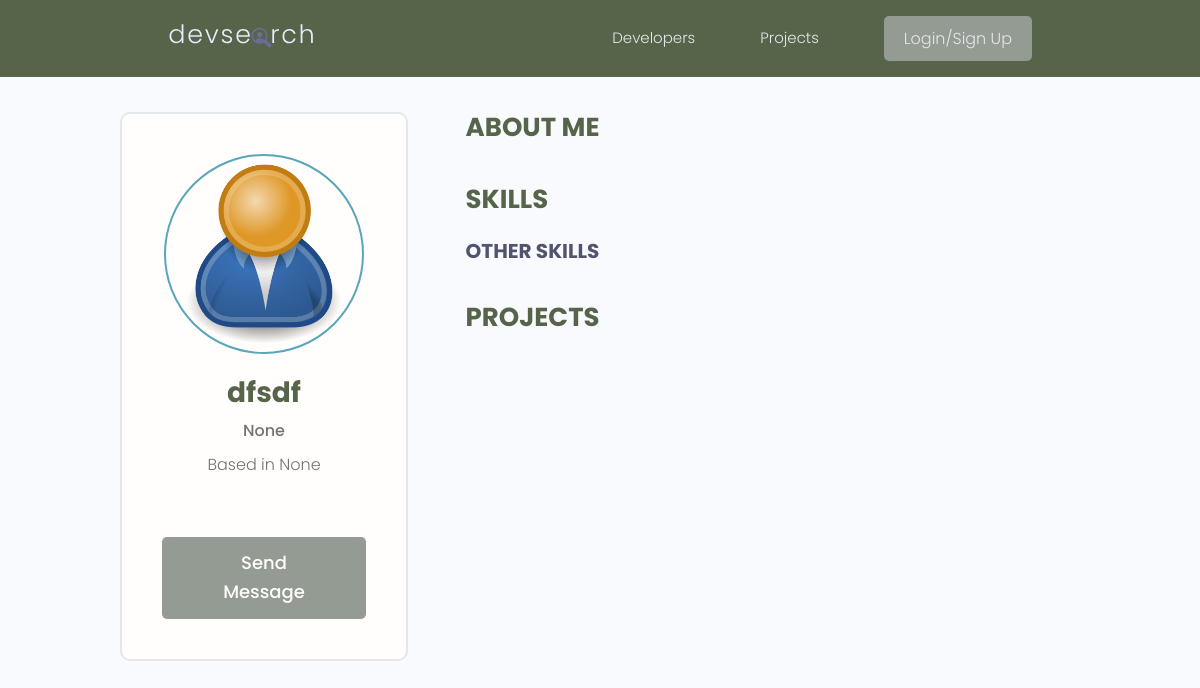
The page /profile/2a75f4e0-1611-4836-ba77-2b434d264408/ on the database its author committed.
### users/models.py (models this page shows, shortened)
class Profile(models.Model):
    user = models.OneToOneField(User, on_delete=models.CASCADE, null=True,
                                blank=True)  # Any time an user is deleted, the profile is deleted as well
    name = models.CharField(max_length=200, null=True, blank=True)
    email = models.EmailField(max_length=500, blank=True, null=True)
    username = models.CharField(max_length=200, null=True, blank=True)
    location = models.CharField(max_length=200, null=True, blank=True)
    short_intro = models.CharField(max_length=200, null=True, blank=True)
    bio = models.TextField(blank=True, null=True)
    profile_image = models.ImageField(null=True, blank=True, upload_to="profiles/", default="profiles/default.png")
    social_github = models.CharField(max_length=200, null=True, blank=True)
    social_linkedin = models.CharField(max_length=200, null=True, blank=True)
    social_twitter = models.CharField(max_length=200, null=True, blank=True)
    social_youtube = models.CharField(max_length=200, null=True, blank=True)
    social_website = models.CharField(max_length=200, null=True, blank=True)
    created = models.DateTimeField(auto_now_add=True)
    id = models.UUIDField(default=uuid.uuid4, unique=True, primary_key=True, editable=False)

### users/views.py (the view)
# urls.py: path('profile/<str:pk>/', views.userProfile, name="user-profile"),
def userProfile(request, pk):
    profile = Profile.objects.get(id=pk)
    topSkills = profile.skill_set.exclude(description__exact="")
    otherSkills = profile.skill_set.filter(description="")
    context = {'profile': profile, 'topSkills': topSkills, 'otherSkills': otherSkills}
    return render(request, 'users/user-profile.html', context)

### users/templates/users/user-profile.html (shortened to what this page needs)
{% extends 'main.html' %}
{% block content %}
    <main class="profile my-md">
        <div class="container">
            <div class="layout">
                <div class="column column--1of3">
                    <div class="card text-center">
                        <div class="card__body dev">
                            <img class="avatar avatar--xl" src={{ profile.profile_image.url }}/>
                            <h2 class="dev__name">{{ profile.name }}</h2>
                            <p class="dev__title">{{ profile.short_intro }}</p>
                            <p class="dev__location">Based in {{ profile.location }}</p>
                            <a href="#" class="btn btn--sub btn--lg"> Send Message </a>
                        </div>
                    </div>
                </div>
                <div class="column column--2of3">
                    <div class="devInfo">
                        <h3 class="devInfo__title">About Me</h3>
                    </div>
                    <div class="devInfo">
                        <h3 class="devInfo__title">Skills</h3>
                        <div class="devInfo__skills">
                            <h3 class="devInfo__subtitle">Other Skills</h3>
                        </div>
                    </div>
                    <div class="devInfo">
                        <h3 class="devInfo__title">Projects</h3>
                    </div>
                </div>
            </div>
        </div>
    </main>
{% endblock %}

### static/styles/app.css (style rules this page uses)
:root { --color-sub: #566449; }
.btn--sub { background-color: #939b93; }
.card { border: 2px solid var(--color-light); }
img { width: 100%; }
.profile .card > .dev { padding: 4rem; }
.dev__name { color: var(--color-sub); font-size: 2.8rem; font-weight: 700; margin-top: 1rem; margin-bottom: 0.5rem; }
.dev__title { font-size: 1.6rem; font-weight: 500; line-height: 1.3; }
.dev__location { margin-top: 1rem; }
.devInfo { margin-bottom: 3rem; }
.devInfo__title, .devInfo__subtitle { font-size: 2.6rem; color: var(--color-sub); text-transform: uppercase; font-weight: 700; margin-bottom: 1.5rem; }
.devInfo__subtitle { font-size: 2rem; color: var(--color-sub-light); }

### static/uikit/styles/modules/_variables.css (style rules this page uses)
:root { --color-main: #5aa5b9; --color-main-light: #e6faff; --color-sub: #3f4156; --color-sub-light: #51546e; --color-sub-lighter: #ededfd; --color-text: #737373; --color-gray: #8b8b8b; --color-light: #e5e7eb; --color-light-gray: #767676; --color-bg: #f8fafd; --color-white: #fffefd; --color-white-light: #f3f3f3; --color-success: #359e64; --color-success-bg: #def8e8; --color-error: #fc4b0b; --color-error-bg: #fff2ee; --font-base: 'Poppins', arial, helvetica, 'Segoe UI', roboto, ubuntu, sans-serif; --font-monospace: 'Fira Code', 'Courier New', courier, monospace; --font-regular: 300; --font-medium: 500; --font-bold: 700; --generic-shadow: 1px 1px 5px #00000010; --generic-transition: all 0.3s ease-in-out; }

### static/uikit/styles/modules/_base.css (style rules this page uses)
* { margin: 0; padding: 0; box-sizing: border-box; text-rendering: optimizeLegibility; color: inherit; font-size: inherit; }
html { font-size: 50%; }
@media only screen and (min-width: 480px) { html { font-size: 56.25%; } }
@media only screen and (min-width: 1200px) { html { font-size: 62.5%; } }
body { line-height: 1.6; font-weight: 400; font-size: 1.5rem; color: var(--color-text); background-color: var(--color-bg); min-height: 100vh; }

### static/uikit/styles/modules/_typography.css (style rules this page uses)
* { font-family: var(--font-base); }
h2 { font-size: 3.6rem; font-weight: var(--font-bold); }
h3 { font-size: 3.2rem; font-weight: var(--font-medium); }
p, span, strong { font-size: 1.6rem; color: var(--color-text); font-weight: var(--font-regular); }
a { padding-bottom: 2px; text-decoration: none; display: inline-block; color: var(--color-main); font-weight: var(--font-medium); }

### static/uikit/styles/modules/_utilities.css (style rules this page uses)
.container { width: 92%; max-width: 165rem; margin: 0 auto; box-sizing: border-box; }
@media screen and (min-width: 1000px) { .container { width: 90%; } }
@media screen and (min-width: 1200px) { .container { width: 80%; } }
.text-center { text-align: center; }
.my-md { margin: 3rem auto; }

### static/uikit/styles/modules/_avatar.css (style rules this page uses)
.avatar { border-radius: 50%; border: 2px solid var(--color-main); object-fit: cover; }
.avatar--xl { height: 20rem; width: 20rem; }

### static/uikit/styles/modules/_button.css (style rules this page uses)
.btn { display: inline-block; position: relative; cursor: pointer; background-color: var(--color-light); font-weight: var(--font-medium); color: var(--color-sub); text-decoration: none; padding: 1rem 2rem; border-radius: 0.5rem; border: none; width: -webkit-fit-content; width: -moz-fit-content; width: fit-content; height: -webkit-fit-content; height: -moz-fit-content; height: fit-content; font-size: 1.6rem; outline-width: 0; outline-color: transparent; -webkit-backface-visibility: hidden; backface-visibility: hidden; transition: all 0.3s ease-in-out; }
.btn--sub { background-color: var(--color-sub); color: var(--color-white); }
.btn--lg { font-size: 1.8rem; padding: 1.2rem 4.5rem; }

### static/uikit/styles/modules/_card.css (style rules this page uses)
.card { border-radius: 1rem; background-color: var(--color-white); border: 1.5px solid var(--color-light); width: auto; height: auto; margin-top: 0.5rem; margin-bottom: 0.5rem; overflow: hidden; }
.card__body, .card__header { padding: 2rem 2.5rem; }

### static/uikit/styles/modules/_layout.css (style rules this page uses)
.layout { display: flex; flex-flow: row wrap; justify-content: space-between; }
.layout > .column { margin-bottom: 3rem; }
.layout > .column.column--1of3 { flex-basis: 30%; }
.layout > .column.column--2of3 { flex-basis: 64%; }

### rows shown on the page
Profile: profile_image (picture), name "dfsdf", short_intro "None", location "None"
